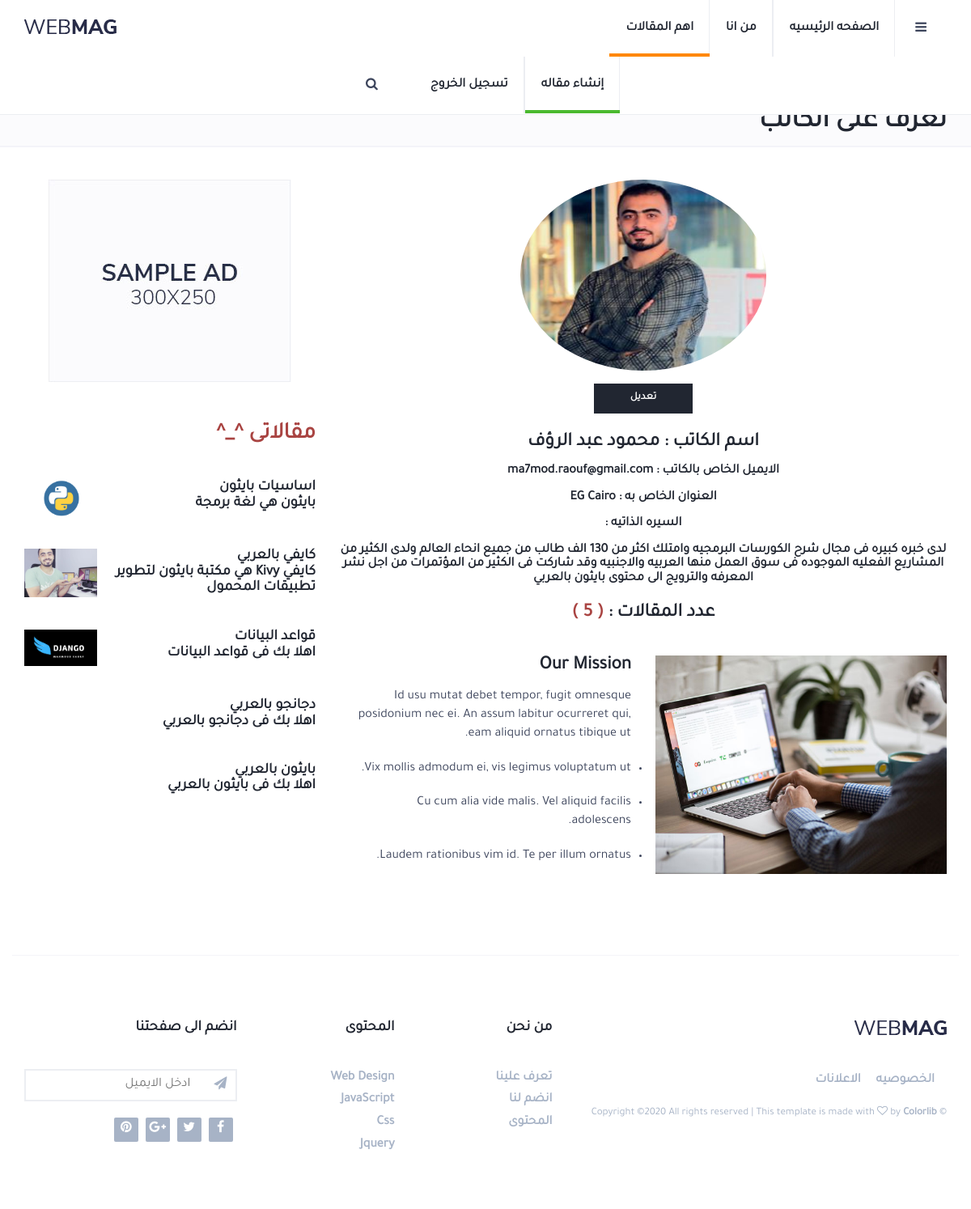
/user/profile/ (signed in), run on an earlier commit of the app's database.
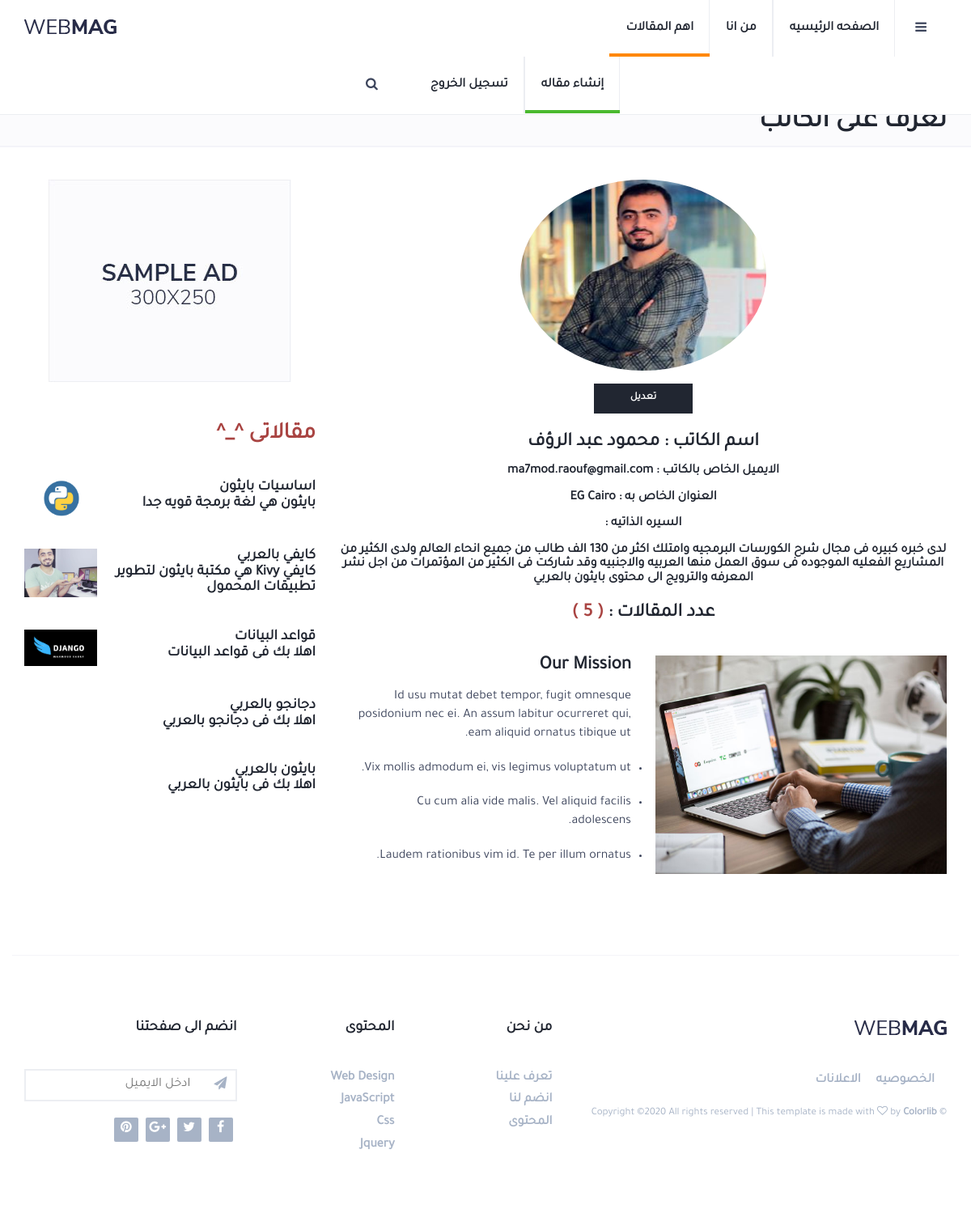
And on a later commit of the database.
### blog/models.py (models this page shows, shortened)
class Post(models.Model):
    title = models.CharField(_("العنوان :"), max_length=50)
    short_description = models.TextField(_("وصف صغير :"), max_length=100)
    description = models.TextField(_("الوصف :"), max_length=500)
    image = models.ImageField(_("الصوره :"), upload_to='image', blank=True, null=True  )
    created_in = models.DateTimeField(_("انشاء فى :"),auto_now_add=True, blank=True, null=True)
    update_by = models.DateTimeField(_("تم التحديث :"),auto_now_add=True, blank=True, null=True)
    author = models.ForeignKey(User , related_name='author', on_delete=models.CASCADE)
    slug = models.SlugField(_("Slug :"), blank=True, null=True)
    class Meta:
        verbose_name = _("Post")
        verbose_name_plural = _("Posts")
        ordering = ('-created_in', )

### user/views.py (the view)
# urls.py: path('profile/' , views.profile , name='profile'),
@login_required(login_url='user:login') #For redirect user to login page if he want go to profile but he didn't login
def profile(request):
    user_count_posts = Post.objects.filter(author =request.user)
    paginator = Paginator(user_count_posts , 1)
    page_number = request.GET.get('page')
    posts = paginator.get_page(page_number)
    return render(request , 'user/profile.html', {
        'title' : 'الصفحه الشخصيه' ,
        'posts' : posts,
        'user_count_posts' : user_count_posts,
    })

### user/templates/user/profile.html (shortened to what this page needs)
{% extends "base.html" %}
{% load static %}
{% block content %}
			<div class="page-header" style="padding-top: 10px; padding-bottom: 10px;">
				<div class="container">
					<div class="row">
						<div class="col-md-10">
							<ul class="page-header-breadcrumb">
								<li><a href="index.html">الصفحه الرئيسيه</a></li>
								<li>من انا</li>
							</ul>
							<h1>تعرف على الكاتب</h1>
						</div>
					</div>
				</div>
			</div>
		<div class="section">
			<div class="container">
				<div class="row">
					<div class="col-md-8">
						<div class="section-row text-center">
							{% if user.profile.image %}
							<img class="img-circle border mb-3" width="304" height="236"
							src="{{user.profile.image.url}}" style="margin-bottom: 16px;">
							{% else %}
							<img class="img-circle border mb-3" width="304" height="236"
							src="{% static 'blog/img/author.png'%}" style="margin-bottom: 16px;">
							{% endif %}
							<br>
							<a href="{% url 'user:update_profile' %}">
								<input type="submit" class="primary-button" value="تعديل">
							</a>
							<br>
							<br>
							<h3 class="">اسم الكاتب : <span>{{user.first_name}} {{user.last_name}}</span></h3>
							<h4>الايميل الخاص بالكاتب : {{user.email}}</h4>
							<h4>العنوان الخاص به : {{user.profile.country}} {{user.profile.address}}</h4>
							<h4>السيره الذاتيه :</h4>
							<h4 ><p>{{user.profile.who_i}}</p></h4>
							<h3 >عدد المقالات : <span class="text-danger">( {{user_count_posts.count}} )</span></h3>
						</div>
						<div class="row section-row">
							<div class="col-md-6">
								<figure class="figure-img">
									<img class="img-responsive" src="{% static 'blog/img/about-2.jpg'%}" >
								</figure>
							</div>
							<div class="col-md-6">
								<h3>Our Mission</h3>
								<p>Id usu mutat debet tempor, fugit omnesque posidonium nec ei. An assum labitur ocurreret qui, eam aliquid ornatus tibique ut.</p>
								<ul class="list-style">
									<li><p>Vix mollis admodum ei, vis legimus voluptatum ut.</p></li>
									<li><p>Cu cum alia vide malis. Vel aliquid facilis adolescens.</p></li>
									<li><p>Laudem rationibus vim id. Te per illum ornatus.</p></li>
								</ul>
							</div>
						</div>
					</div>
					<div class="col-md-4">
						<div class="aside-widget text-center">
							<a href="#" style="display: inline-block;margin: auto;">
								<img class="img-responsive" src="{% static 'blog/img/ad-1.jpg'%}" alt="">
							</a>
						</div>
						<div class="aside-widget">
							<div class="section-title">
								<h2 class="text-danger">مقالاتى ^_^</h2>
							</div>
							{% for post in user_count_posts %}
							<div class="post post-widget">
								{% if post.image %}
								<a class="post-img" href="blog-post.html"><img src="{{post.image.url}}" alt=""></a>
								{% endif %}
								<div class="post-body">
									<h3 class="post-title"><a href="blog-post.html">{{post.title}}</a></h3>
									<h3 class="post-title"><a href="blog-post.html">{{post.short_description}}</a></h3>
								</div>
							</div>
							{% endfor %}
						</div>
					</div>
				</div>
			</div>
		</div>
{% endblock %}

What changed in the data, as far as the page shows it:
changed Post "اساسيات بايثون": short_description "بايثون هي لغة برمجة" → "بايثون هي لغة برمجة قويه جدا"
